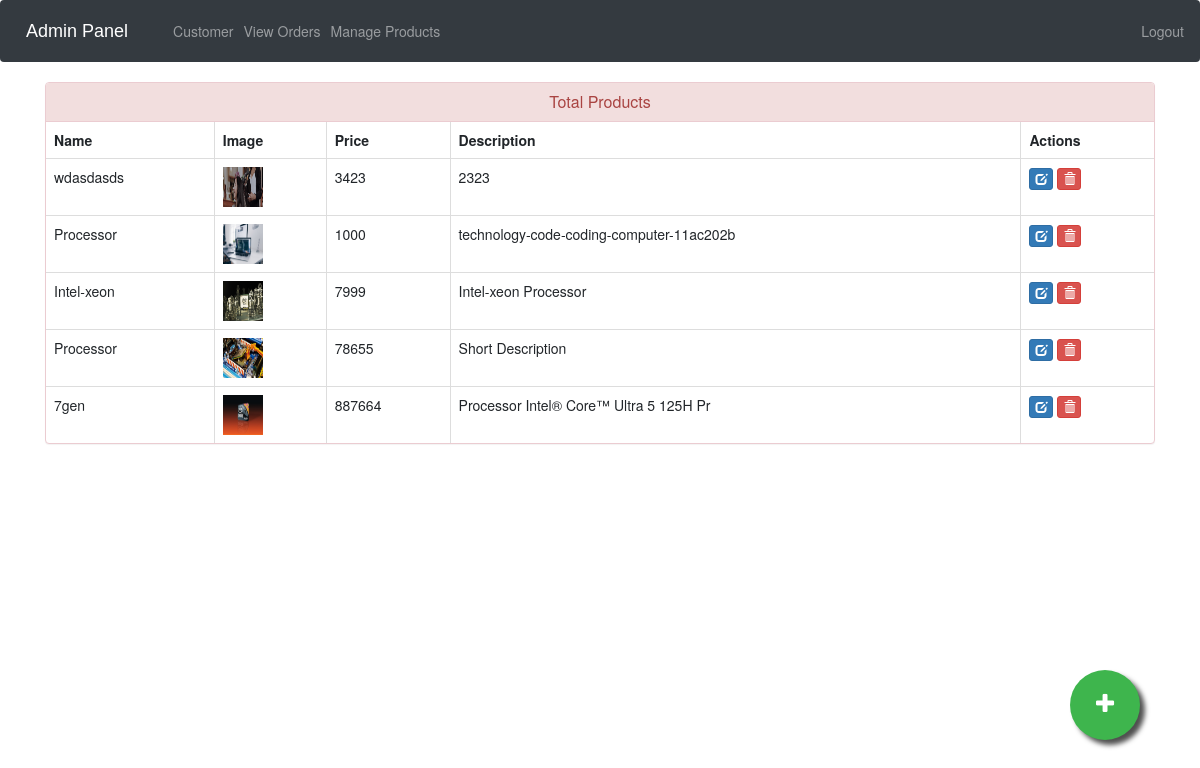
The page /admin-products (signed in) on the database its author committed.
### ecom/models.py (models this page shows, shortened)
class Product(models.Model):
    name=models.CharField(max_length=40)
    product_image= models.ImageField(upload_to='product_image/',null=True,blank=True)
    price = models.PositiveIntegerField()
    description=models.CharField(max_length=40)

### ecom/views.py (the view)
# urls.py: path('admin-products', views.admin_products_view,name='admin-products'),
@login_required(login_url='adminlogin')
def admin_products_view(request):
    products=models.Product.objects.all()
    return render(request,'ecom/admin_products.html',{'products':products})

### templates/ecom/admin_products.html (shortened to what this page needs)
{% extends 'ecom/admin_base.html' %}
{% load static %}
{% block content %}
<head>
  <link href="//netdna.bootstrapcdn.com/bootstrap/3.0.0/css/bootstrap.min.css" rel="stylesheet" id="bootstrap-css">
</head>
<div class="container">
  <div class="panel panel-danger">
    <div class="panel-heading">
      <h6 class="panel-title">Total Products</h6>
    </div>
    <table class="table table-hover table-bordered" id="dev-table">
      <thead>
        <tr>
          <th>Name</th>
          <th>Image</th>
          <th>Price</th>
          <th>Description</th>
          <th>Actions</th>
        </tr>
      </thead>
      {% for p in products %}
  {% if p %}
      <tr>
        <td> {{p.name}}</td>
        <td> <img src="{% static p.product_image.url %}" alt="Profile Pic" height="40px" width="40px" /></td>
        <td>{{p.price}}</td>
        <td>{{p.description}}</td>
        <td><a class="btn btn-primary btn-xs" href="{% url 'update-product' p.id  %}"><span class="glyphicon glyphicon-edit"></span></a>
          <a class="btn btn-danger btn-xs" href="{% url 'delete-product' p.id  %}"><span class="glyphicon glyphicon-trash"></span></a></td>
      </tr>
      {%else%}
      <br><br><br>
      <h1>No Products!!</h1>
      {% endif %}
      {% endfor %}
    </table>
  </div>
</div>
<a href="/admin-add-product" class="float">
<i class="fa fa-plus my-float"></i>
</a>
{% endblock content %}

### templates/ecom/admin_base.html (style rules this page uses)
.fa { font-size: 23px; width: 60px; text-align: center; text-decoration: none; margin: 5px 2px; border-radius: 50%; }

### templates/ecom/admin_products.html (style rules this page uses)
a:link { text-decoration: none; }
h6 { text-align: center; }
.float { position:fixed; width:70px; height:70px; bottom:60px; right:60px; background-color:#3eb54d; color:#FFF; border-radius:50px; text-align:center; box-shadow: 5px 5px 5px #505050; }
.my-float { margin-top:22px; }

### rows shown on the page
Product: name "wdasdasds", product_image (picture), price "3423", description "2323"
Product: name "Processor", product_image (picture), price "1000", description "technology-code-coding-computer-11ac202b"
Product: name "Intel-xeon", product_image (picture), price "7999", description "Intel-xeon Processor"
Product: name "Processor", product_image (picture), price "78655", description "Short Description"
Product: name "7gen", product_image (picture), price "887664", description "Processor Intel® Core™ Ultra 5 125H Pr"
